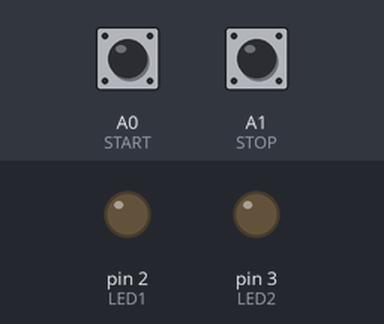
The sketch below on a simulated Arduino Uno, built with avr-gcc and run on an emulated ATmega328P. On the bench: output pins drawn as LEDs (lit = HIGH). Inputs (shaded band) come from the test bench; at power-on: A0 (START) LOW, A1 (STOP) HIGH.

Above: at 1.2 s.
1.3 s: A0 (START) pulled HIGH for 0.15 s
At 1.8 s:
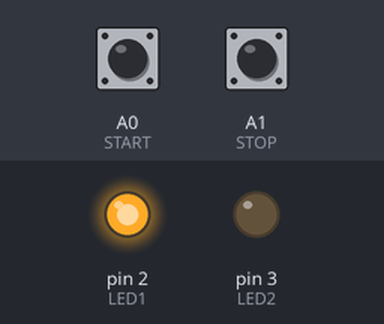
2.9 s: A1 (STOP) pulled LOW for 0.15 s
At 4.1 s:
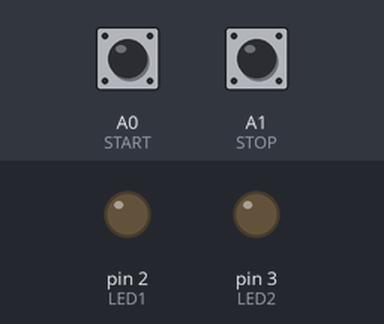
4.5 s: A0 (START) pulled HIGH for 1 s
At 5.4 s:
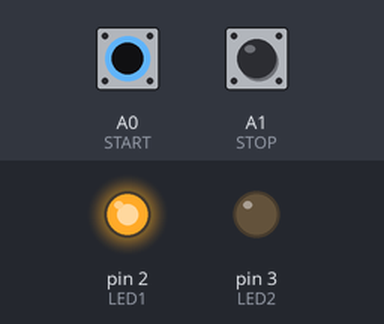
7.0 s: A0 (START) driven HIGH and A1 (STOP) driven LOW
At 7.6 s:
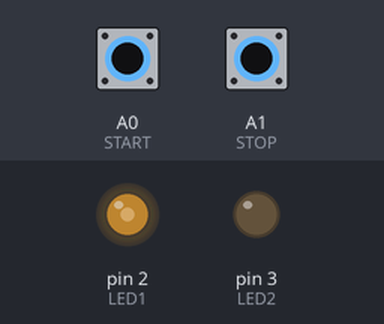
8.5 s: A1 (STOP) driven HIGH
At 9.5 s:
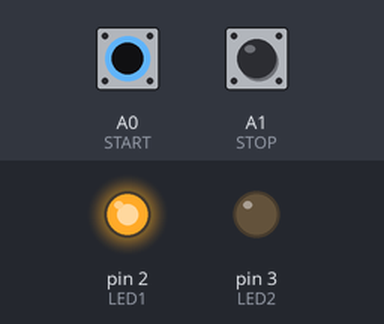
Timing chart, 0 to 11.0 s (numbered marks = the images above; inputs shaded):
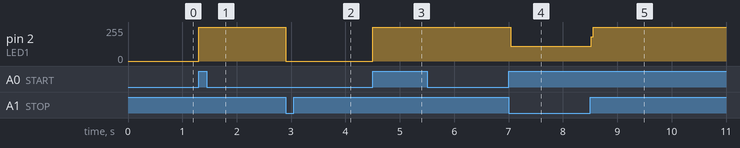

The sketch:

OI_A.ino
```cpp
#define ON HIGH
#define OFF LOW
#define LED1 2
#define LED2 3
#define START A0
#define STOP A1

void setup()
{
  pinMode(START, INPUT);
  pinMode(STOP, INPUT);

  pinMode(LED1, OUTPUT);
  pinMode(LED2, OUTPUT);

}

void loop() {
  if(digitalRead(START)==HIGH)
  {
    digitalWrite(LED1, ON);
  }
  if(digitalRead(STOP)==LOW)
  {
    digitalWrite(LED1, OFF);
  }

}
```

Measured:
- after the input at 1.3 s, pin 2 (LED1): 0/255 → 255/255 at once
- after the input at 2.9 s, pin 2 (LED1): 255/255 → 0/255 at once
- after the input at 4.5 s, pin 2 (LED1): 0/255 → 255/255 at once
- after the input at 7.0 s, pin 2 (LED1): 255/255 → 111/255 at once
- after the input at 8.5 s, pin 2 (LED1): 111/255 → 255/255 at once
